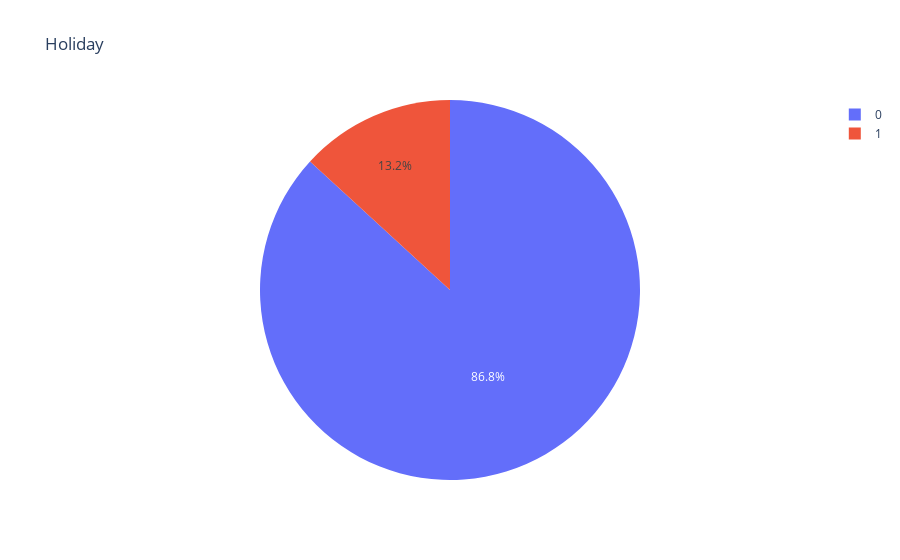

The cell this chart's notebook holds for it:
### Code cell
pie = data['Holiday'].value_counts()
priority = pie.index
orders = pie.values

fig = px.pie(data, values=orders, names=priority, title='Holiday')
fig.show()

### Figure 1 — Plotly figure (JSON) as saved in the notebook; plotly's stock layout.template omitted (floating-point values rounded to 4 significant figures)
{"data": [{"domain": {"x": [0, 1], "y": [0, 1]}, "hovertemplate": "label=%{label}<br>value=%{value}<extra></extra>", "labels": [0, 1], "legendgroup": "", "name": "", "showlegend": true, "type": "pie", "values": [163520, 24820]}], "layout": {"legend": {"tracegroupgap": 0}, "title": {"text": "Holiday"}}}
